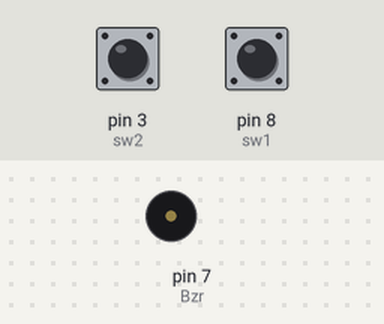
Bench run of a sketch on a simulated Arduino Uno, built with avr-gcc and run on an emulated ATmega328P. On the bench: buzzer (waves = sounding). Inputs (shaded band) come from the test bench; at power-on: pin 3 (sw2) LOW, pin 8 (sw1) LOW.

Above: at 1.2 s.
1.3 s: pin 3 (sw2) pulled HIGH for 0.15 s
At 7.3 s:
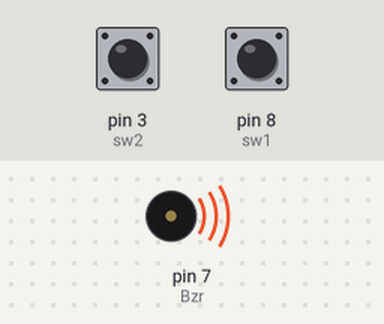
Timing chart, 0 to 9.6 s (numbered marks = the images above; inputs shaded):
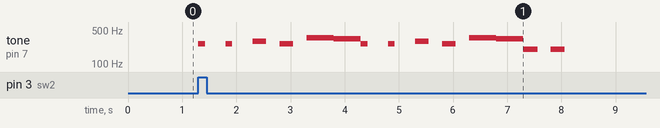

The sketch:

twinkle_and_birthday.ino
```cpp
//Buttons to play two different tunes
int twinkle[] = {262,262,392,392,440,440,392,349,349,330,330,294,294,262};
int durtwinkle[] = {200, 200, 200, 200, 200, 200, 300, 200, 200, 200, 200, 200, 200, 300};
int happyb[] = {262,262,294,262,349,330,262,262,294,262,349,330 };
int durhappyb[] = {123,125,250,250,1000,1000,123,125,250,250,1000,1000};

const int Bzr = 7;
int sw1=8;
int sw2=3;

void setup() {
  pinMode(Bzr,OUTPUT);
  pinMode(sw1,INPUT);
  pinMode(sw2,INPUT);
}

void loop() {
  if(digitalRead(sw1) == HIGH){
      for(int i=0;i<14;i++){
    tone(Bzr,twinkle[i], durtwinkle[i]);
      delay(500);
    }
   }
    if(digitalRead(sw2) == HIGH){
      for(int i=0;i<14;i++){
        tone(Bzr,happyb[i], durhappyb[i]);
        delay(500);
      }
    }
}
```

Measured:
- after the input at 1.3 s, tone on pin 7 (Bzr): plays 262 Hz for 0.12 s, 262 Hz for 0.13 s, 294 Hz for 0.25 s, 262 Hz for 0.25 s, 349 Hz for 0.50 s, 330 Hz for 0.50 s … (14 notes in this stretch), starting at once
